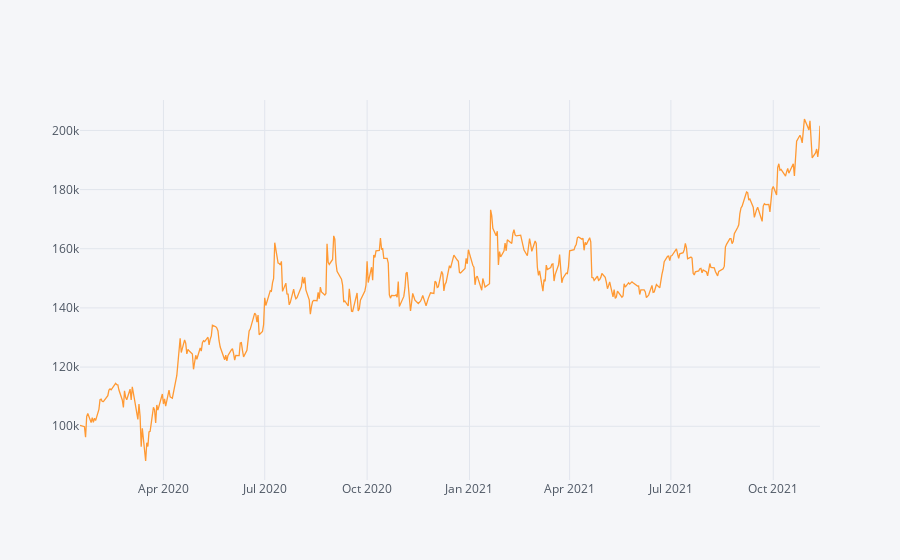

Notebook code cell kept with this figure:
### Code cell
#Todo:
# Calculate the Absolute Return of a buy-and-hold strategy in the same period
absolute_return_bh = (r_df.Close.iloc[-1]-r_df.Open.iloc[0])/r_df.Open.iloc[0]
# Calculate the CAGR or a buy-and-hold trading strategy
CAGR_bh = ((r_df.Close.iloc[-1]/r_df.Open.iloc[0])**(252/len(df)))-1
#or
CAGR_bh = ((r_df.Close.iloc[-1]/r_df.Open.iloc[0])**(365/(df.index[-1] - df.index[0]).days))-1

# Calculate the IR (Sharpe without RF-rate) of a buy-and-hold trading strategy
information_ratio_bh = (r_df.Close.pct_change().mean()/r_df.Close.pct_change().std())*((252) **0.5)

#Plot the equity curve (hint: use 'close' returns and your initial capital value to generate an equity curve)
((r_df.Close.pct_change().dropna()+1).cumprod()*starting_capital).iplot()
#or
((r_df.Close.pct_change().dropna()+1).cumprod()*starting_capital).plot()

### Figure 1 — Plotly figure (JSON) as saved in the notebook; plotly's stock layout.template omitted (floating-point values rounded to 4 significant figures; data arrays with more than 128 entries replaced by an {"elided": "..."} marker saying what was removed)
{"data": [{"line": {"color": "rgba(255, 153, 51, 1.0)", "dash": "solid", "shape": "linear", "width": 1.3}, "mode": "lines", "name": "Close", "text": "", "type": "scatter", "x": {"elided": "461 str values"}, "y": {"elided": "461 float values"}}], "layout": {"legend": {"bgcolor": "#F5F6F9", "font": {"color": "#4D5663"}}, "paper_bgcolor": "#F5F6F9", "plot_bgcolor": "#F5F6F9", "title": {"font": {"color": "#4D5663"}}, "xaxis": {"gridcolor": "#E1E5ED", "showgrid": true, "tickfont": {"color": "#4D5663"}, "title": {"font": {"color": "#4D5663"}, "text": ""}, "zerolinecolor": "#E1E5ED"}, "yaxis": {"gridcolor": "#E1E5ED", "showgrid": true, "tickfont": {"color": "#4D5663"}, "title": {"font": {"color": "#4D5663"}, "text": ""}, "zerolinecolor": "#E1E5ED"}}}
